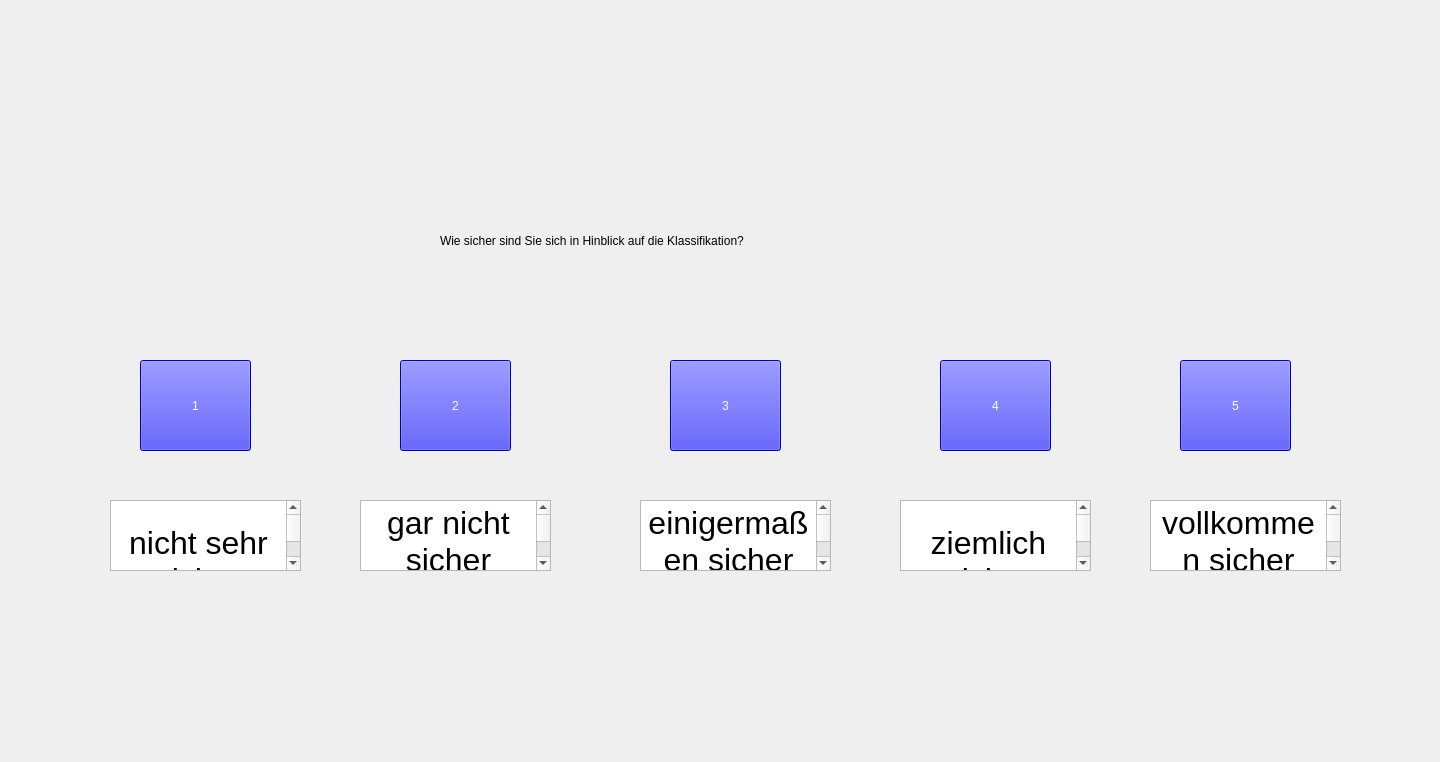
<?xml version="1.0" encoding="UTF-8"?>
<ui version="4.0">
 <class>Form</class>
 <widget class="QWidget" name="Form">
  <property name="geometry">
   <rect>
    <x>0</x>
    <y>0</y>
    <width>1440</width>
    <height>762</height>
   </rect>
  </property>
  <property name="windowTitle">
   <string>Form</string>
  </property>
  <widget class="QLabel" name="label">
   <property name="geometry">
    <rect>
     <x>440</x>
     <y>190</y>
     <width>661</width>
     <height>101</height>
    </rect>
   </property>
   <property name="styleSheet">
    <string notr="true">font: 24pt &quot;.AppleSystemUIFont&quot;;
</string>
   </property>
   <property name="text">
    <string>Wie sicher sind Sie sich in Hinblick auf die Klassifikation?</string>
   </property>
  </widget>
  <widget class="QPushButton" name="pushButton">
   <property name="geometry">
    <rect>
     <x>140</x>
     <y>360</y>
     <width>111</width>
     <height>91</height>
    </rect>
   </property>
   <property name="styleSheet">
    <string notr="true">font: 36pt &quot;.AppleSystemUIFont&quot;; background-color:blue;color:white;</string>
   </property>
   <property name="text">
    <string>1</string>
   </property>
  </widget>
  <widget class="QPushButton" name="pushButton_2">
   <property name="geometry">
    <rect>
     <x>400</x>
     <y>360</y>
     <width>111</width>
     <height>91</height>
    </rect>
   </property>
   <property name="styleSheet">
    <string notr="true">font: 36pt &quot;.AppleSystemUIFont&quot;; background-color:blue;color:white;</string>
   </property>
   <property name="text">
    <string>2</string>
   </property>
  </widget>
  <widget class="QPushButton" name="pushButton_4">
   <property name="geometry">
    <rect>
     <x>940</x>
     <y>360</y>
     <width>111</width>
     <height>91</height>
    </rect>
   </property>
   <property name="styleSheet">
    <string notr="true">font: 36pt &quot;.AppleSystemUIFont&quot;; background-color:blue;color:white;</string>
   </property>
   <property name="text">
    <string>4</string>
   </property>
  </widget>
  <widget class="QPushButton" name="pushButton_3">
   <property name="geometry">
    <rect>
     <x>670</x>
     <y>360</y>
     <width>111</width>
     <height>91</height>
    </rect>
   </property>
   <property name="styleSheet">
    <string notr="true">font: 36pt &quot;.AppleSystemUIFont&quot;; background-color:blue;color:white;</string>
   </property>
   <property name="text">
    <string>3</string>
   </property>
  </widget>
  <widget class="QPushButton" name="pushButton_5">
   <property name="geometry">
    <rect>
     <x>1180</x>
     <y>360</y>
     <width>111</width>
     <height>91</height>
    </rect>
   </property>
   <property name="styleSheet">
    <string notr="true">font: 36pt &quot;.AppleSystemUIFont&quot;; background-color:blue;color:white;</string>
   </property>
   <property name="text">
    <string>5</string>
   </property>
  </widget>
  <widget class="QTextBrowser" name="textBrowser_1">
   <property name="geometry">
    <rect>
     <x>360</x>
     <y>500</y>
     <width>191</width>
     <height>71</height>
    </rect>
   </property>
   <property name="html">
    <string>&lt;!DOCTYPE HTML PUBLIC &quot;-//W3C//DTD HTML 4.0//EN&quot; &quot;http://www.w3.org/TR/REC-html40/strict.dtd&quot;&gt;
&lt;html&gt;&lt;head&gt;&lt;meta name=&quot;qrichtext&quot; content=&quot;1&quot; /&gt;&lt;style type=&quot;text/css&quot;&gt;
p, li { white-space: pre-wrap; }
&lt;/style&gt;&lt;/head&gt;&lt;body style=&quot; font-family:'.AppleSystemUIFont'; font-size:13pt; font-weight:400; font-style:normal;&quot;&gt;
&lt;p align=&quot;center&quot; style=&quot; margin-top:0px; margin-bottom:0px; margin-left:0px; margin-right:0px; -qt-block-indent:0; text-indent:0px;&quot;&gt;&lt;span style=&quot; font-size:24pt;&quot;&gt;gar nicht&lt;/span&gt;&lt;/p&gt;
&lt;p align=&quot;center&quot; style=&quot; margin-top:0px; margin-bottom:0px; margin-left:0px; margin-right:0px; -qt-block-indent:0; text-indent:0px;&quot;&gt;&lt;span style=&quot; font-size:24pt;&quot;&gt;sicher&lt;/span&gt;&lt;/p&gt;
&lt;p align=&quot;center&quot; style=&quot;-qt-paragraph-type:empty; margin-top:0px; margin-bottom:0px; margin-left:0px; margin-right:0px; -qt-block-indent:0; text-indent:0px; font-size:24pt;&quot;&gt;&lt;br /&gt;&lt;/p&gt;&lt;/body&gt;&lt;/html&gt;</string>
   </property>
  </widget>
  <widget class="QTextBrowser" name="textBrowser_2">
   <property name="geometry">
    <rect>
     <x>110</x>
     <y>500</y>
     <width>191</width>
     <height>71</height>
    </rect>
   </property>
   <property name="html">
    <string>&lt;!DOCTYPE HTML PUBLIC &quot;-//W3C//DTD HTML 4.0//EN&quot; &quot;http://www.w3.org/TR/REC-html40/strict.dtd&quot;&gt;
&lt;html&gt;&lt;head&gt;&lt;meta name=&quot;qrichtext&quot; content=&quot;1&quot; /&gt;&lt;style type=&quot;text/css&quot;&gt;
p, li { white-space: pre-wrap; }
&lt;/style&gt;&lt;/head&gt;&lt;body style=&quot; font-family:'.AppleSystemUIFont'; font-size:13pt; font-weight:400; font-style:normal;&quot;&gt;
&lt;p align=&quot;center&quot; style=&quot;-qt-paragraph-type:empty; margin-top:0px; margin-bottom:0px; margin-left:0px; margin-right:0px; -qt-block-indent:0; text-indent:0px;&quot;&gt;&lt;br /&gt;&lt;/p&gt;
&lt;p align=&quot;center&quot; style=&quot; margin-top:0px; margin-bottom:0px; margin-left:0px; margin-right:0px; -qt-block-indent:0; text-indent:0px;&quot;&gt;&lt;span style=&quot; font-size:24pt;&quot;&gt;nicht sehr sicher&lt;/span&gt;&lt;/p&gt;
&lt;p align=&quot;center&quot; style=&quot;-qt-paragraph-type:empty; margin-top:0px; margin-bottom:0px; margin-left:0px; margin-right:0px; -qt-block-indent:0; text-indent:0px; font-size:24pt;&quot;&gt;&lt;br /&gt;&lt;/p&gt;&lt;/body&gt;&lt;/html&gt;</string>
   </property>
  </widget>
  <widget class="QTextBrowser" name="textBrowser_3">
   <property name="geometry">
    <rect>
     <x>640</x>
     <y>500</y>
     <width>191</width>
     <height>71</height>
    </rect>
   </property>
   <property name="html">
    <string>&lt;!DOCTYPE HTML PUBLIC &quot;-//W3C//DTD HTML 4.0//EN&quot; &quot;http://www.w3.org/TR/REC-html40/strict.dtd&quot;&gt;
&lt;html&gt;&lt;head&gt;&lt;meta name=&quot;qrichtext&quot; content=&quot;1&quot; /&gt;&lt;style type=&quot;text/css&quot;&gt;
p, li { white-space: pre-wrap; }
&lt;/style&gt;&lt;/head&gt;&lt;body style=&quot; font-family:'.AppleSystemUIFont'; font-size:13pt; font-weight:400; font-style:normal;&quot;&gt;
&lt;p align=&quot;center&quot; style=&quot; margin-top:0px; margin-bottom:0px; margin-left:0px; margin-right:0px; -qt-block-indent:0; text-indent:0px;&quot;&gt;&lt;span style=&quot; font-size:24pt;&quot;&gt;einigermaßen sicher&lt;/span&gt;&lt;/p&gt;
&lt;p align=&quot;center&quot; style=&quot;-qt-paragraph-type:empty; margin-top:0px; margin-bottom:0px; margin-left:0px; margin-right:0px; -qt-block-indent:0; text-indent:0px; font-size:24pt;&quot;&gt;&lt;br /&gt;&lt;/p&gt;&lt;/body&gt;&lt;/html&gt;</string>
   </property>
  </widget>
  <widget class="QTextBrowser" name="textBrowser_4">
   <property name="geometry">
    <rect>
     <x>900</x>
     <y>500</y>
     <width>191</width>
     <height>71</height>
    </rect>
   </property>
   <property name="html">
    <string>&lt;!DOCTYPE HTML PUBLIC &quot;-//W3C//DTD HTML 4.0//EN&quot; &quot;http://www.w3.org/TR/REC-html40/strict.dtd&quot;&gt;
&lt;html&gt;&lt;head&gt;&lt;meta name=&quot;qrichtext&quot; content=&quot;1&quot; /&gt;&lt;style type=&quot;text/css&quot;&gt;
p, li { white-space: pre-wrap; }
&lt;/style&gt;&lt;/head&gt;&lt;body style=&quot; font-family:'.AppleSystemUIFont'; font-size:13pt; font-weight:400; font-style:normal;&quot;&gt;
&lt;p align=&quot;center&quot; style=&quot;-qt-paragraph-type:empty; margin-top:0px; margin-bottom:0px; margin-left:0px; margin-right:0px; -qt-block-indent:0; text-indent:0px;&quot;&gt;&lt;br /&gt;&lt;/p&gt;
&lt;p align=&quot;center&quot; style=&quot; margin-top:0px; margin-bottom:0px; margin-left:0px; margin-right:0px; -qt-block-indent:0; text-indent:0px;&quot;&gt;&lt;span style=&quot; font-size:24pt;&quot;&gt;ziemlich sicher&lt;/span&gt;&lt;/p&gt;
&lt;p align=&quot;center&quot; style=&quot;-qt-paragraph-type:empty; margin-top:0px; margin-bottom:0px; margin-left:0px; margin-right:0px; -qt-block-indent:0; text-indent:0px; font-size:24pt;&quot;&gt;&lt;br /&gt;&lt;/p&gt;&lt;/body&gt;&lt;/html&gt;</string>
   </property>
  </widget>
  <widget class="QTextBrowser" name="textBrowser_5">
   <property name="geometry">
    <rect>
     <x>1150</x>
     <y>500</y>
     <width>191</width>
     <height>71</height>
    </rect>
   </property>
   <property name="html">
    <string>&lt;!DOCTYPE HTML PUBLIC &quot;-//W3C//DTD HTML 4.0//EN&quot; &quot;http://www.w3.org/TR/REC-html40/strict.dtd&quot;&gt;
&lt;html&gt;&lt;head&gt;&lt;meta name=&quot;qrichtext&quot; content=&quot;1&quot; /&gt;&lt;style type=&quot;text/css&quot;&gt;
p, li { white-space: pre-wrap; }
&lt;/style&gt;&lt;/head&gt;&lt;body style=&quot; font-family:'.AppleSystemUIFont'; font-size:13pt; font-weight:400; font-style:normal;&quot;&gt;
&lt;p align=&quot;center&quot; style=&quot; margin-top:0px; margin-bottom:0px; margin-left:0px; margin-right:0px; -qt-block-indent:0; text-indent:0px;&quot;&gt;&lt;span style=&quot; font-size:24pt;&quot;&gt;vollkommen sicher&lt;/span&gt;&lt;/p&gt;
&lt;p align=&quot;center&quot; style=&quot;-qt-paragraph-type:empty; margin-top:0px; margin-bottom:0px; margin-left:0px; margin-right:0px; -qt-block-indent:0; text-indent:0px; font-size:24pt;&quot;&gt;&lt;br /&gt;&lt;/p&gt;&lt;/body&gt;&lt;/html&gt;</string>
   </property>
  </widget>
 </widget>
 <resources/>
 <connections/>
</ui>
